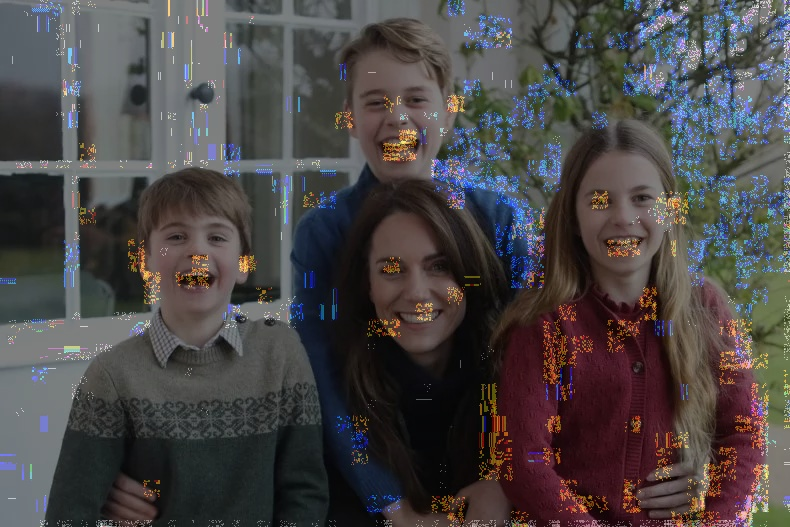
#> input picture example/ELA_Hotspots.jpg, 790 x 527 px
$ python 'ELA Mate_v2.py'
#> lines starting #> are read from the running program, lines starting #| are printed output that depends on the picture
#> the answer given: example/ELA_Hotspots.jpg
#> the answer given: out.png
#> the answer given: 3
#> the answer given: 1
#> the answer given: 3
#> in process_image, img is the input picture: PIL image 790x527 RGB; mean R, G, B 73.9, 69.8, 70.1
#!/usr/bin/env python3
"""
ELA_Mate_v3.py

A tool for Error Level Analysis (ELA) on images to help visualize digital compression artifacts,
which can hint at image manipulation. This version generates multiple ELA images at varying JPEG quality
levels, creates an animated GIF of the ELA progression, and produces a hotspot image based on the
"darkest" ELA iteration (assumed to share the reference image's quantization table). The hotspot image
is produced by blending the original image with the darkest ELA image.

Usage:
    Run the script and follow the interactive prompts to provide the image path, output directory, and
    processing parameters.

Requirements:
    Pillow (Python Imaging Library)
    numpy
"""

import os
import io
from datetime import datetime
from PIL import Image, ImageChops, ImageEnhance
import numpy as np
import shutil  # Added to enable copying the reference image

def generate_ela(original, compressed, enhancement_factor):
    """
    Generate an Error Level Analysis (ELA) image from the original and its compressed version.

    Args:
        original (PIL.Image.Image): The original image.
        compressed (PIL.Image.Image): The compressed version of the original image.
        enhancement_factor (float): Brightness multiplier to amplify differences.

    Returns:
        PIL.Image.Image: The enhanced ELA image.
    """
#> called with enhancement_factor = 3
    ela = ImageChops.difference(original, compressed)
    extrema = ela.getextrema()
#> extrema = ((0, 21), (0, 11), (0, 39))
    max_diff = max(val[1] for val in extrema)
#> max_diff = 39
    if max_diff == 0:
        max_diff = 1
    scale_factor = (255 / max_diff) * enhancement_factor
#> scale_factor = 19.62
    return ImageEnhance.Brightness(ela).enhance(scale_factor)
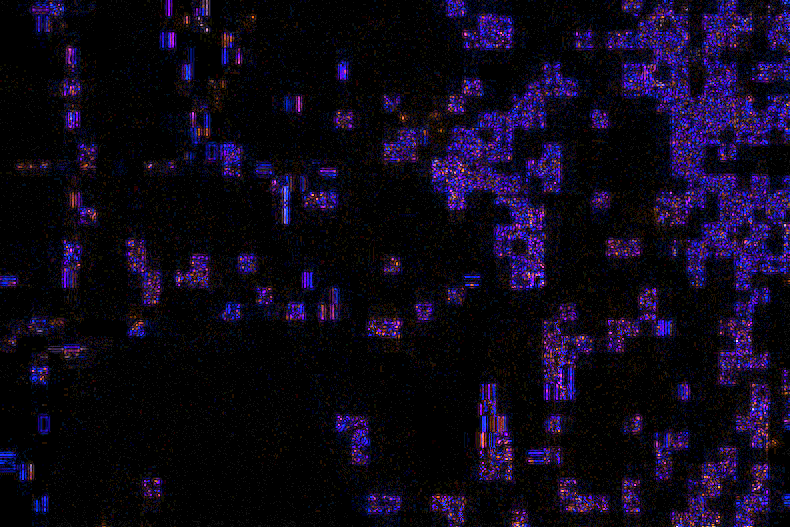
#> returned value: PIL image 790x527 RGB; mean R, G, B 13.8, 7.6, 25

def blend_images(original, ela, overlay_strength):
    """
    Blend the original image with its ELA version.

    Args:
        original (PIL.Image.Image): The original image.
        ela (PIL.Image.Image): The ELA image.
        overlay_strength (float): A value between 0.0 (only the original) and 1.0 (only the ELA image).

    Returns:
        PIL.Image.Image: The blended image.
    """
    return Image.blend(original.convert('RGBA'), ela.convert('RGBA'), overlay_strength)

def create_animated_gif(original, ela_images, output_path, overlay_strength, frame_duration):
    """
    Create an animated GIF by blending the original image with each ELA image.

    Args:
        original (PIL.Image.Image): The original image.
        ela_images (list): A list of ELA images.
        output_path (str): The file path to save the animated GIF.
        overlay_strength (float): The blend strength for each frame.
        frame_duration (int): Duration (in milliseconds) for each frame.
    """
#> called with overlay_strength = 1, frame_duration = 3
    frames = [blend_images(original, ela, overlay_strength) for ela in ela_images]
#> frames = 99 items
    frames[0].save(output_path, save_all=True, append_images=frames[1:], duration=frame_duration, loop=0)
#| Animated GIF created at out.png/ELA_20261120-223435_enhance3.0_overlay1.0_duration3/ELA_Animation.gif

def generate_hotspot_image(original, ela_images, hotspot_overlay_strength=0.5):
    """
    Generate a hotspot image by selecting the darkest ELA image (i.e. the one with the lowest overall brightness)
    and blending it with the original image. The assumption is that the darkest ELA image corresponds to the
    quantization table of the reference image, highlighting edited regions.

    Args:
        original (PIL.Image.Image): The original image.
        ela_images (list): List of ELA images generated at various JPEG quality levels.
        hotspot_overlay_strength (float): Blending strength (0.0 to 1.0) for overlaying the hotspot image.

    Returns:
        PIL.Image.Image: The final hotspot image.
    """
#> called with hotspot_overlay_strength = 0.5
    # Initialize with a very high darkness sum
    darkest_ela = None
    lowest_sum = float('inf')

    # Evaluate each ELA image in grayscale
    for img in ela_images:
        gray = img.convert("L")
        total = np.array(gray, dtype=np.float32).sum()
        if total < lowest_sum:
            lowest_sum = total
            darkest_ela = img
#> this loop made 99 passes
#> (total, lowest_sum) on pass 1: (4751240, 4751240)
#> total on passes 2 to 7: 5437863, 6665043, 6037937, 5640060, 7863046, 10825185
#> pass 1, in generate_hotspot_image, `gray = img.convert("L")`:
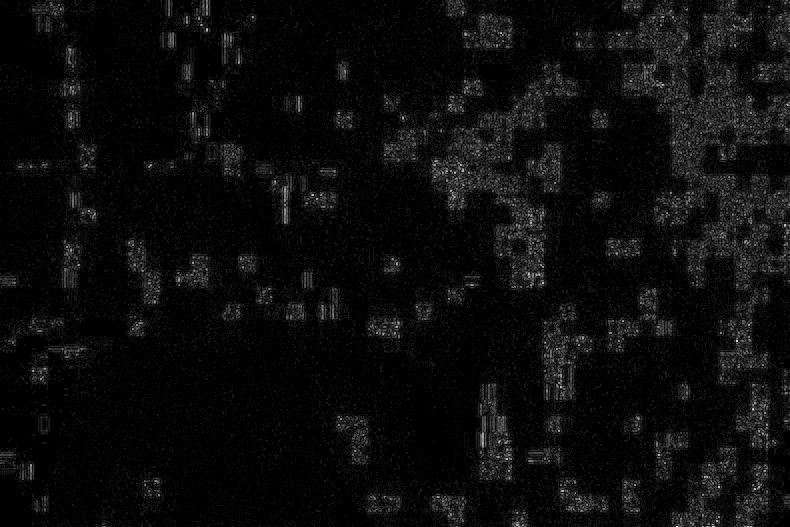
#> gray: PIL image 790x527 L; min 0, max 232, mean 11.4
#> pass 3, in generate_hotspot_image, `gray = img.convert("L")`:
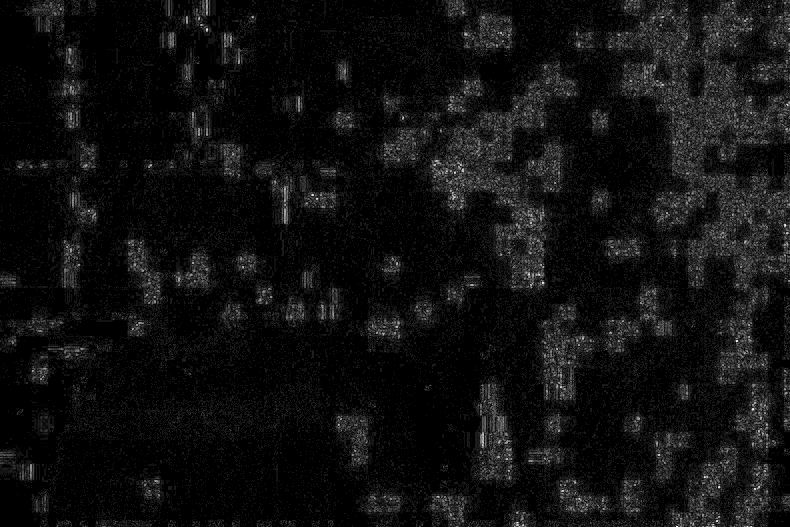
#> gray: PIL image 790x527 L; min 0, max 254, mean 16
#> after the loop, lowest_sum = 4751240

    # Blend the original with the darkest ELA image using a fixed overlay strength
    hotspot = Image.blend(original.convert("RGBA"), darkest_ela.convert("RGBA"), hotspot_overlay_strength)
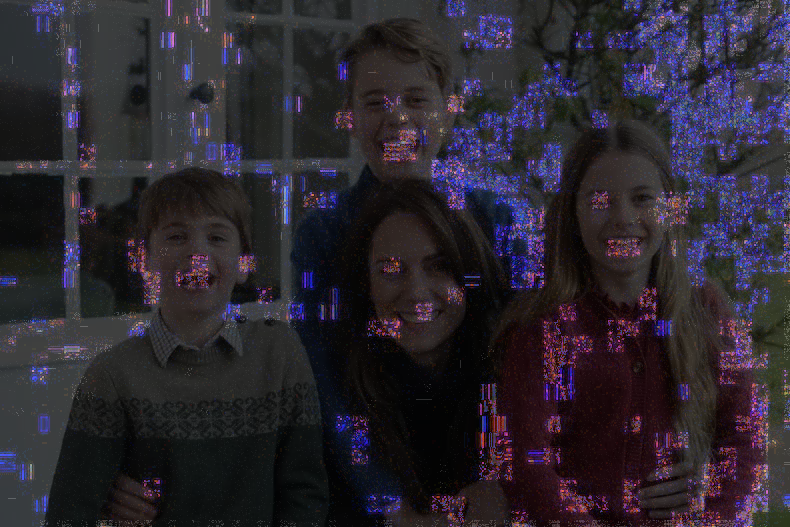
#> hotspot: PIL image 790x527 RGBA; mean R, G, B, A 43.6, 38.5, 47.3, 255
    return hotspot.convert("RGB")

def process_image(original_path, output_base, enhancement_factor, overlay_strength, frame_duration, start_quality=99, end_quality=1):
    """
    Process an image by generating multiple ELA images, creating an animated GIF, and producing
    a hotspot image from the darkest ELA iteration.

    Args:
        original_path (str): File path to the original image.
        output_base (str): Directory where outputs will be saved.
        enhancement_factor (float): Factor to enhance ELA differences.
        overlay_strength (float): Blend strength for images in the animated GIF.
        frame_duration (int): Frame duration for the animated GIF (milliseconds).
        start_quality (int): Starting JPEG quality level for processing.
        end_quality (int): Ending JPEG quality level for processing.
    """
    timestamp = datetime.now().strftime("%Y%m%d-%H%M%S")
    output_dir = os.path.join(output_base, f"ELA_{timestamp}_enhance{enhancement_factor}_overlay{overlay_strength}_duration{frame_duration}")
    os.makedirs(output_dir, exist_ok=True)

    ela_images = []

    with Image.open(original_path) as img:
        original = img.convert('RGB')
        for quality in range(start_quality, end_quality - 1, -1):
            # Compress the image in-memory at the specified JPEG quality.
            buffer = io.BytesIO()
            original.save(buffer, format='JPEG', quality=quality)
            buffer.seek(0)
            with Image.open(buffer) as compressed:
                compressed = compressed.convert('RGB')
                ela = generate_ela(original, compressed, enhancement_factor)
                ela_images.append(ela)
                ela.save(os.path.join(output_dir, f"ela_{quality}.jpg"), 'JPEG', quality=95)

    # Create animated GIF from ELA images.
    gif_path = os.path.join(output_dir, "ELA_Animation.gif")
    create_animated_gif(original, ela_images, gif_path, overlay_strength, frame_duration)
    print(f"Animated GIF created at {gif_path}")

    # Generate hotspot image using the darkest ELA image.
    if ela_images:
        hotspot = generate_hotspot_image(original, ela_images)
        hotspot_path = os.path.join(output_dir, "ELA_Hotspots.jpg")
        hotspot.save(hotspot_path, 'JPEG', quality=95)
        print(f"Hotspot image created at {hotspot_path}")

    # Copy the reference image file (without any processing) to the output directory.
    reference_image_destination = os.path.join(output_dir, os.path.basename(original_path))
    shutil.copy(original_path, reference_image_destination)
    print(f"Reference image copied to {reference_image_destination}")

def main():
    """
    Main interactive loop for processing an image.
    """
    original_path = input("Enter the full path to your image file: ").strip().strip('"')
    output_base = input("Enter the folder where you want to save the results: ").strip().strip('"')

    while True:
        print("\nEnter new settings for ELA processing:")
        try:
            enhancement_factor = float(input("Enter the brightness enhancement factor (e.g. 10): "))
            overlay_strength = float(input("Enter the overlay strength (0.0 for original only, 1.0 for full ELA overlay): "))
            frame_duration = int(input("Enter frame duration (in milliseconds) for the animated GIF: "))
        except ValueError:
            print("Invalid input. Please enter numerical values for the settings.")
            continue

        process_image(original_path, output_base, enhancement_factor, overlay_strength, frame_duration)

        print("\nWhat would you like to do next?")
        print("1. Process the same image with new parameters")
        print("2. Process a new image with new parameters")
        print("3. Quit")

        choice = input("Enter your choice (1/2/3): ").strip()
#> the answer given: 1
        if choice == '1':
            # Continue processing the same image.
            continue
        elif choice == '2':
            # Prompt for new image file and output folder.
            original_path = input("Enter the full path to your new image file: ").strip().strip('"')
            output_base = input("Enter the folder where you want to save the results: ").strip().strip('"')
        elif choice == '3':
            break
        else:
            print("Invalid choice. Exiting.")
            break

    input("Processing complete. Press Enter to exit.")

if __name__ == "__main__":
#> (the run stopped early here; a loop or call above may not have finished)
